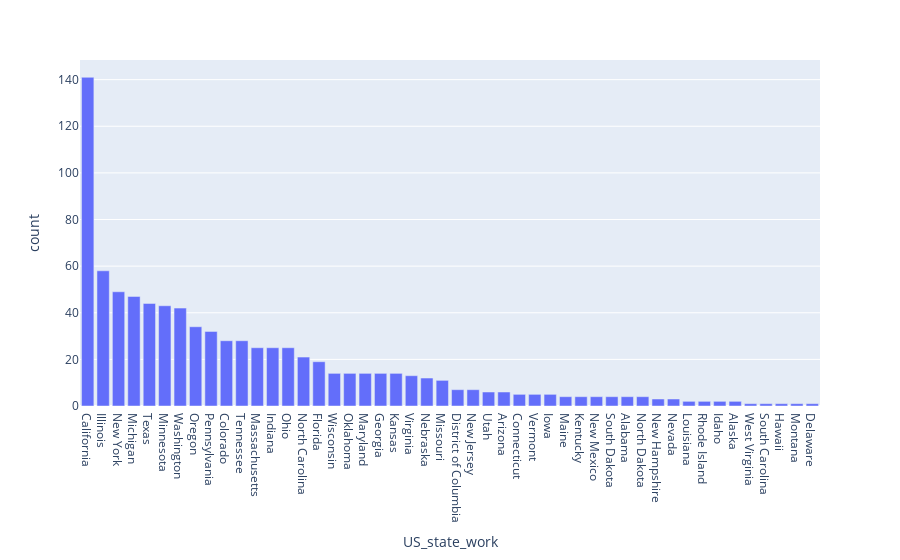

Notebook code cell kept with this figure:
### Code cell
import plotly.express as px

fig = px.bar(df_52, x='US_state_work', y='count')
fig.show()

### Figure 1 — Plotly figure (JSON) as saved in the notebook; plotly's stock layout.template omitted (floating-point values rounded to 4 significant figures)
{"data": [{"alignmentgroup": "True", "hovertemplate": "US_state_work=%{x}<br>count=%{y}<extra></extra>", "legendgroup": "", "marker": {"color": "#636efa", "pattern": {"shape": ""}}, "name": "", "offsetgroup": "", "orientation": "v", "showlegend": false, "textposition": "auto", "type": "bar", "x": ["California", "Illinois", "New York", "Michigan", "Texas", "Minnesota", "Washington", "Oregon", "Pennsylvania", "Colorado", "Tennessee", "Massachusetts", "Indiana", "Ohio", "North Carolina", "Florida", "Wisconsin", "Oklahoma", "Maryland", "Georgia", "Kansas", "Virginia", "Nebraska", "Missouri", "District of Columbia", "New Jersey", "Utah", "Arizona", "Connecticut", "Vermont", "Iowa", "Maine", "Kentucky", "New Mexico", "South Dakota", "Alabama", "North Dakota", "New Hampshire", "Nevada", "Louisiana", "Rhode Island", "Idaho", "Alaska", "West Virginia", "South Carolina", "Hawaii", "Montana", "Delaware"], "xaxis": "x", "y": [141, 58, 49, 47, 44, 43, 42, 34, 32, 28, 28, 25, 25, 25, 21, 19, 14, 14, 14, 14, 14, 13, 12, 11, 7, 7, 6, 6, 5, 5, 5, 4, 4, 4, 4, 4, 4, 3, 3, 2, 2, 2, 2, 1, 1, 1, 1, 1], "yaxis": "y"}], "layout": {"barmode": "relative", "legend": {"tracegroupgap": 0}, "margin": {"t": 60}, "xaxis": {"anchor": "y", "domain": [0, 1], "title": {"text": "US_state_work"}}, "yaxis": {"anchor": "x", "domain": [0, 1], "title": {"text": "count"}}}}
